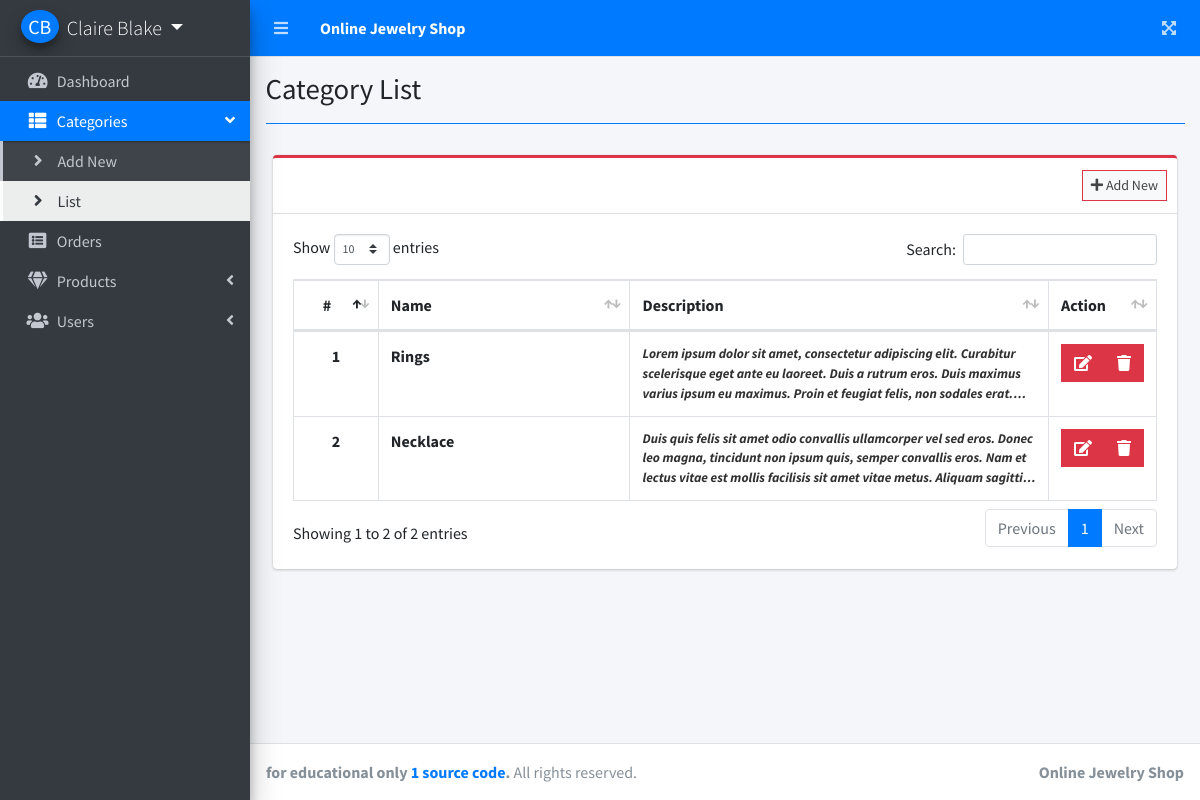
/admin/index.php?page=category_list (signed in), run on the app's committed database.
### tables this page shows
CREATE TABLE `categories` (
  `id` int(30) NOT NULL,
  `name` varchar(200) NOT NULL,
  `description` text NOT NULL,
  `date_created` datetime NOT NULL
);

### admin/category_list.php (the view, shortened to what this page needs)
<?php include'db_connect.php' ?>
<div class="col-lg-12">
	<div class="card card-outline card-danger">
		<div class="card-header">
			<div class="card-tools">
				<a class="btn btn-block btn-sm btn-default btn-flat border-danger" href="./index.php?page=new_category"><i class="fa fa-plus"></i> Add New</a>
			</div>
		</div>
		<div class="card-body">
			<table class="table tabe-hover table-bordered" id="list">
				<colgroup>
					<col width="10%">
					<col width="30%">
					<col width="50%">
					<col width="10%">
				</colgroup>
				<thead>
					<tr>
						<th class="text-center">#</th>
						<th>Name</th>
						<th>Description</th>
						<th>Action</th>
					</tr>
				</thead>
				<tbody>
					<?php
					$i = 1;
					$qry = $conn->query("SELECT * FROM categories order by unix_timestamp(date_created) desc ");
					while($row= $qry->fetch_assoc()):
						$trans = get_html_translation_table(HTML_ENTITIES,ENT_QUOTES);
						unset($trans["\""], $trans["<"], $trans[">"], $trans["<h2"]);
						$desc = strtr(html_entity_decode($row['description']),$trans);
						$desc=str_replace(array("<li>","</li>"), array("",", "), $desc);
					?>
					<tr>
						<th class="text-center"><?php echo $i++ ?></th>
						<td><b><?php echo ucwords($row['name']) ?></b></td>
						<td><b class="truncate"><?php echo strip_tags($desc) ?></b></td>
						<td class="text-center">
		                    <div class="btn-group">
		                        <a href="./index.php?page=edit_category&id=<?php echo $row['id'] ?>" class="btn btn-danger btn-flat">
		                          <i class="fas fa-edit"></i>
		                        </a>
		                        <button type="button" class="btn btn-danger btn-flat delete_category" data-id="<?php echo $row['id'] ?>">
		                          <i class="fas fa-trash"></i>
		                        </button>
	                      </div>
						</td>
					</tr>
				<?php endwhile; ?>
				</tbody>
			</table>
		</div>
	</div>
</div>

### data on the page
categories: name "Rings", description "Lorem ipsum dolor sit amet, consectetur adipiscing elit. Curabitur scelerisque eget ante eu laoreet. Duis a rutrum eros. Duis maximus varius ipsum eu maximus. Proin et feugiat felis, non sodales…"
categories: name "Necklace", description "Duis quis felis sit amet odio convallis ullamcorper vel sed eros. Donec leo magna, tincidunt non ipsum quis, semper convallis eros. Nam et lectus vitae est mollis facilisis sit amet vitae metus. Aliquam…"

### other printed values
$_SESSION['login_firstname'].' '.$_SESSION['login_lastname'] "Claire Blake"
$title "Category List"
